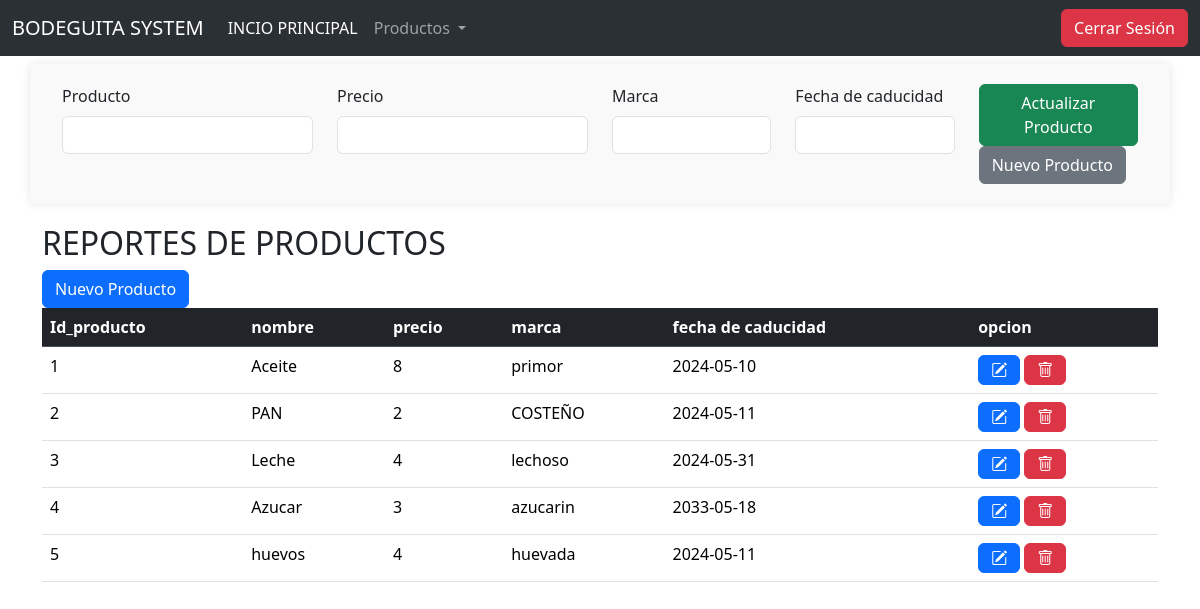
Screenshot of /proyecto_bodeguez/phpPrivilegios/admin.php with the database file from the repository.
### tables this page shows
CREATE TABLE `tbl_prodcutos` (
  `id_producto` int(11) NOT NULL,
  `nombre_prodcuto` varchar(40) NOT NULL,
  `precio_prodcuto` float NOT NULL,
  `marca_producto` varchar(40) NOT NULL,
  `fecha_caducidad` date NOT NULL,
  `imagen_producto` varchar(300) NOT NULL
);

### proyecto_bodeguez/phpPrivilegios/admin.php (the view, shortened to what this page needs)
<?php
include_once 'layout/menu.php';
?>
<!DOCTYPE html>
<html lang="en">
<head>
    <link href="https://cdn.jsdelivr.net/npm/bootstrap@5.3.3/dist/css/bootstrap.min.css" rel="stylesheet">
    <link rel="stylesheet" href="https://cdn.jsdelivr.net/npm/bootstrap-icons@1.11.3/font/bootstrap-icons.min.css">
    <link rel="stylesheet" href="css/estilos.css">
</head>
<body>
    <div class="container my-2">
        <div class="row">
            <div class="col-md-12">
                <form action="#" action="POST">
                    <div class="row" id="productForm">
                        <div class="col-md-3">
                            <label class="form-label">Producto</label>
                            <input type="text" id="productNameInput" class="form-control">
                        </div>
                        <div class="col-md-3">
                            <label class="form-label">Precio</label>
                            <input type="text" id="productPriceInput" class="form-control">
                        </div>
                        <div class="col-md-2">
                            <label class="form-label">Marca</label>
                            <input type="text" id="productBrandInput" class="form-control">
                        </div>
                        <div class="col-md-2">
                            <label class="form-label">Fecha de caducidad</label>
                            <input type="text" id="productExpiryDateInput" class="form-control">
                        </div>
                        <div class="col-md-2">
                            <button class="btn btn-success" id="updateProductBtn">Actualizar Producto</button>
                            <br>
                            <button class="btn btn-secondary" id="newProductBtn">Nuevo Producto</button>
                        </div>
                    </div>
                </form>
            </div>
            <div class="col-md-12">
                <h2>REPORTES DE PRODUCTOS</h2>
                <button type="button" class="btn btn-primary" onclick="toggleForm()">Nuevo Producto</button>
                <?php
                require_once 'conexion.php';
                $sql = "SELECT * FROM tbl_prodcutos;";
                $resultado = $CONEXION->query($sql);
                echo "<table class= 'table'>";
                echo "<thead thead class='table-dark'>
            <th>Id_producto</th>
            <th>nombre </th>
            <th>precio</th>
            <th>marca </th>
            <th>fecha de caducidad</th>
            <th>opcion</th>
            </thead>";
                echo "<tbody>";
                while ($fila = $resultado->fetch_array(MYSQLI_ASSOC)) {
                    echo "<tr>
                    <td>" . $fila['id_producto'] . "</td>
                    <td class='product-name'>" . $fila['nombre_prodcuto'] . "</td>
                    <td class='product-price'>" . $fila['precio_prodcuto'] . "</td>
                    <td class='product-brand'>" . $fila['marca_producto'] . "</td>
                    <td class='product-expiry-date'>" . $fila['fecha_caducidad'] . "</td>
                    <td>
                        <button type='button' class='btn btn-primary edit-product'>
                            <i class='bi bi-pencil-square'></i>
                        </button>
                        <button type='button' class='btn btn-danger'>
                            <i class='bi bi-trash'></i>
                        </button>
                    </td>
                </tr>";
                }
                echo "</tbody>";
                echo "</table>";
                ?>
            </div>
        </div>
    </div>
</body>
</html>

### proyecto_bodeguez/css/estilos.css (style rules this page uses)
#productForm { padding: 20px; background-color: #f9f9f9; border-radius: 5px; box-shadow: 0px 0px 10px rgba(0, 0, 0, 0.1); margin-bottom: 20px; }

### rows the page displays
tbl_prodcutos: id_producto "1", nombre_prodcuto "Aceite", precio_prodcuto "8", marca_producto "primor", fecha_caducidad "2024-05-10"
tbl_prodcutos: id_producto "2", nombre_prodcuto "PAN", precio_prodcuto "2", marca_producto "COSTEÑO", fecha_caducidad "2024-05-11"
tbl_prodcutos: id_producto "3", nombre_prodcuto "Leche", precio_prodcuto "4", marca_producto "lechoso", fecha_caducidad "2024-05-31"
tbl_prodcutos: id_producto "4", nombre_prodcuto "Azucar", precio_prodcuto "3", marca_producto "azucarin", fecha_caducidad "2033-05-18"
tbl_prodcutos: id_producto "5", nombre_prodcuto "huevos", precio_prodcuto "4", marca_producto "huevada", fecha_caducidad "2024-05-11"
